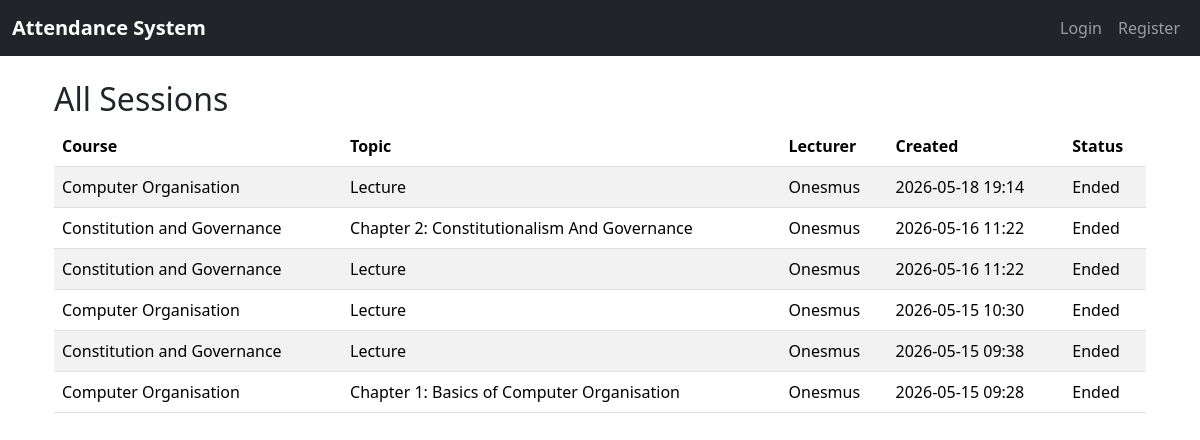
/scanner/sessions/, run on an earlier commit of the app's database.
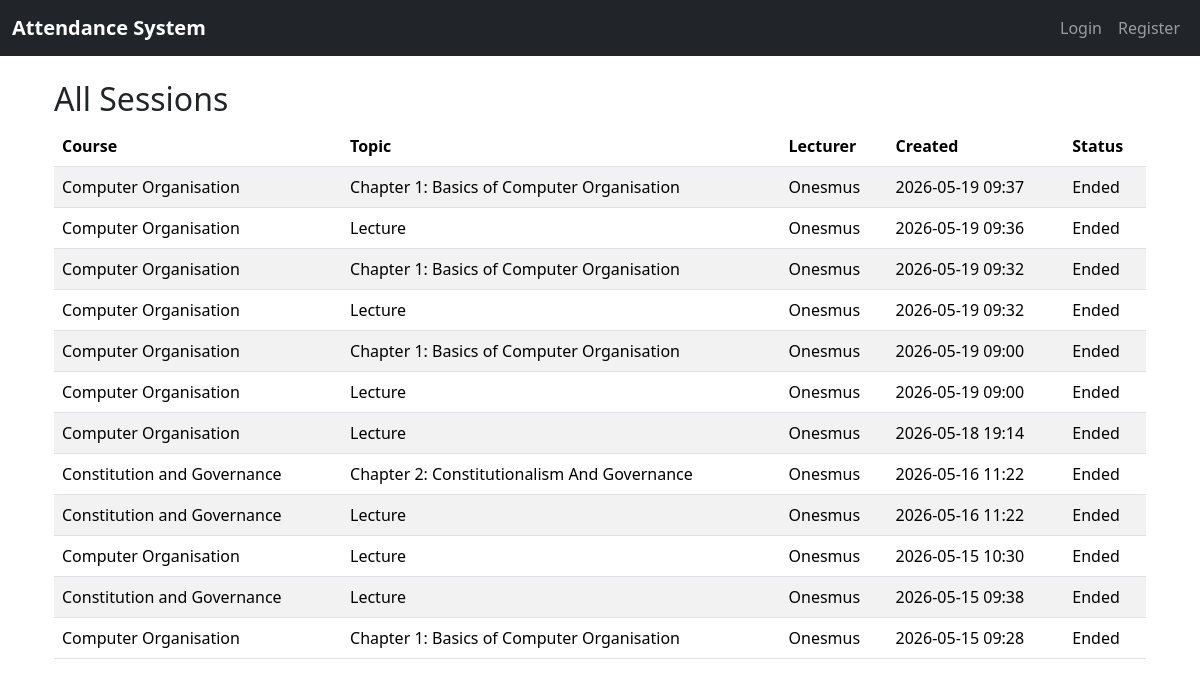
And on a later commit of the database.
### StudentScanner/models.py (models this page shows, shortened)
class Session(models.Model):
    course = models.ForeignKey(Course, on_delete=models.CASCADE, related_name="sessions")
    lecturer = models.ForeignKey(settings.AUTH_USER_MODEL, on_delete=models.CASCADE)
    topic = models.CharField(max_length=200)
    created_at = models.DateTimeField(auto_now_add=True)
    is_active = models.BooleanField(default=True)
    qr_code_data = models.CharField(max_length=255, unique=True)
    qr_code_base64 = models.TextField(null=True, blank=True)
    qr_expiry = models.DateTimeField(default=timezone.now)
    latitude = models.FloatField(null=True, blank=True)
    longitude = models.FloatField(null=True, blank=True)
    location_name = models.CharField(max_length=500, null=True, blank=True)  # Human-readable location
    allowed_radius = models.IntegerField(default=100)  # 100 meters default

class Course(models.Model):
    programs = models.ManyToManyField(Program, related_name="courses")
    name = models.CharField(max_length=100)
    code = models.CharField(max_length=20, unique=True)
    students = models.ManyToManyField(CustomUser, related_name="enrolled_courses", blank=True)
    default_latitude = models.FloatField(null=True, blank=True)
    default_longitude = models.FloatField(null=True, blank=True)

### UserLogin/models.py (models this page shows, shortened)
class CustomUser(AbstractUser):
    program = models.ForeignKey(
        Program,
        on_delete=models.SET_NULL,
        null=True,
        blank=True,
        related_name="student_users"   # ✅ unique reverse accessor
    )
    programs = models.ManyToManyField(
        Program,
        blank=True,
        related_name="customuser_lecturers"   # ✅ unique reverse accessor
    )
    ROLE_CHOICES = (
        ('student', 'Student'),
        ('lecturer', 'Lecturer'),
        ('admin', 'Admin'),
    )
    role = models.CharField(max_length=20, choices=ROLE_CHOICES, default='student')

### StudentScanner/views.py (the view)
# urls.py: path('sessions/', views.session_list, name='session_list'),
def session_list(request):
    sessions = Session.objects.all().order_by('-created_at')
    return render(request, 'StudentScanner/sessions.html', {'sessions': sessions})

### StudentScanner/templates/StudentScanner/sessions.html
{% extends 'base.html' %}
{% block content %}
<div class="container mt-4">
    <h2>All Sessions</h2>
    <table class="table table-striped">
        <thead>
            <tr>
                <th>Course</th>
                <th>Topic</th>
                <th>Lecturer</th>
                <th>Created</th>
                <th>Status</th>
            </tr>
        </thead>
        <tbody>
            {% for session in sessions %}
            <tr>
                <td>{{ session.course.name }}</td>
                <td>{{ session.topic }}</td>
                <td>{{ session.lecturer.username }}</td>
                <td>{{ session.created_at|date:"Y-m-d H:i" }}</td>
                <td>{% if session.is_active %}Active{% else %}Ended{% endif %}</td>
            </tr>
            {% empty %}
            <tr>
                <td colspan="5">No sessions found.</td>
            </tr>
            {% endfor %}
        </tbody>
    </table>
</div>
{% endblock %}

### templates/base.html (shortened to what this page needs)
<!DOCTYPE html>
<html lang="en">
<head>
  <link href="https://cdn.jsdelivr.net/npm/bootstrap@5.3.2/dist/css/bootstrap.min.css" rel="stylesheet">
  <link rel="stylesheet" href="https://cdnjs.cloudflare.com/ajax/libs/font-awesome/6.5.0/css/all.min.css">
</head>
<body>
<nav class="navbar navbar-expand-lg navbar-dark bg-dark">
  <div class="container-fluid">
    <a class="navbar-brand fw-bold" href="/">Attendance System</a>
    <div class="collapse navbar-collapse" id="navbarNav">
      <ul class="navbar-nav ms-auto">
        {% if user.is_authenticated %}
          {% if user.role == "student" %}
            <li class="nav-item"><a class="nav-link" href="{% url 'student_dashboard' %}">My Courses</a></li>
          {% elif user.role == "lecturer" %}
            <li class="nav-item"><a class="nav-link" href="{% url 'my_sessions' %}">My Sessions</a></li>
          {% elif user.role == "admin" %}
            <li class="nav-item"><a class="nav-link" href="{% url 'admin_dashboard' %}">Reports</a></li>
          {% endif %}
          <li class="nav-item"><a class="nav-link" href="{% url 'logout' %}">Logout</a></li>
        {% else %}
          <li class="nav-item"><a class="nav-link" href="{% url 'login' %}">Login</a></li>
          <li class="nav-item"><a class="nav-link" href="{% url 'register' %}">Register</a></li>
        {% endif %}
      </ul>
    </div>
  </div>
</nav>
  <main class="container mt-4">
    {% block content %}{% endblock %}
  </main>
</body>
</html>

What changed in the data, as far as the page shows it:
added Session: course.name "Computer Organisation", topic "Chapter 1: Basics of Computer Organisation", lecturer.username "Onesmus", created_at "2026-05-19 09:37", is_active "Ended"
added Session: course.name "Computer Organisation", topic "Lecture", lecturer.username "Onesmus", created_at "2026-05-19 09:36", is_active "Ended"
added Session: course.name "Computer Organisation", topic "Chapter 1: Basics of Computer Organisation", lecturer.username "Onesmus", created_at "2026-05-19 09:32", is_active "Ended"
added Session: course.name "Computer Organisation", topic "Lecture", lecturer.username "Onesmus", created_at "2026-05-19 09:32", is_active "Ended"
added Session: course.name "Computer Organisation", topic "Chapter 1: Basics of Computer Organisation", lecturer.username "Onesmus", created_at "2026-05-19 09:00", is_active "Ended"
added Session: course.name "Computer Organisation", topic "Lecture", lecturer.username "Onesmus", created_at "2026-05-19 09:00", is_active "Ended"
